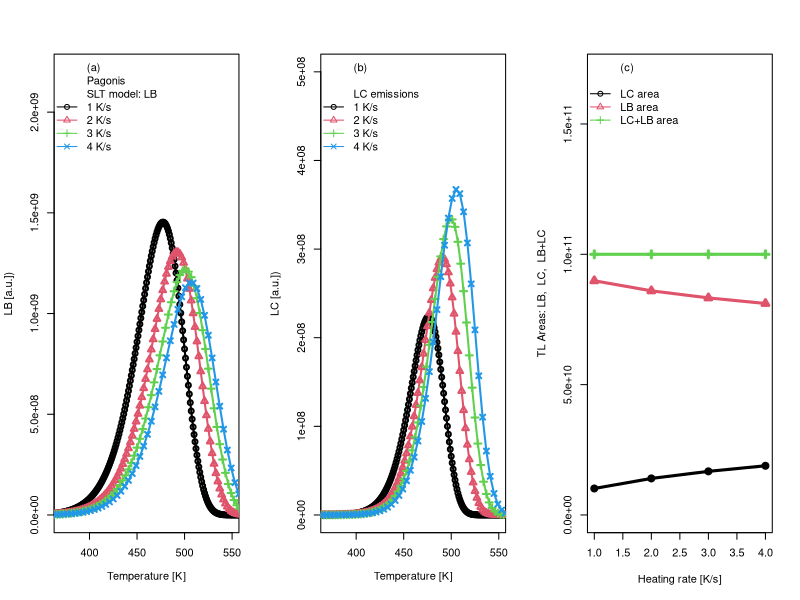

Generate this figure with R:
#Pagonis SLT model: the anomalous heating rate effect
rm(list=ls())
library("deSolve")
PagonisHR <- function(t, x, parms) {
  with(as.list(c(parms, x)), {
    dn<- -s1*n*exp(-E1/(kb*(273+hr*t)))+p*
      (An*(N-n)*(m-n)+s1*n*exp(-E1/(kb*(273+hr*t))))/
      ( s2*exp(-E2/(kb*(273+hr*t)))+p+B)
    dm<- -Am*m*(m-n)-B*
      (An*(N-n)*(m-n)+s1*n*exp(-E1/(kb*(273+hr*t))))/(
        s2*exp(-E2/(kb*(273+hr*t)))+p+B)  
    res <- c(dn,dm)
    list(res)  })}
hrVar<-function(hr){
  parms  <- c(p=p,s1=s1,s2=s2,An=An,Am=Am,
              B=B,N=N,E1=E1,E2=E2,kb=kb)
  y <- xstart <- c(n = 1e11, m=1e11)
  out <-  ode(xstart, times, PagonisHR, parms) }
p<-1e9
s1<-1e9
s2<-1e12
An<-1e-8
Am<-1e-6
B<-1e7
N<-1e13
E1<-0.8
E2<-0.5
kb<-8.617e-5
times  <- seq(0, 350,by=1)
Lc<-Lb<-temps<-matrix(NA,nrow=length(times),ncol=4)
areaLb<-areaLc<-vector(length=4)
for (i in 1:4){
  hr<-i
  a<-hrVar(hr)
  Lc[,i]<- Am*a[,"m"]*(a[,"m"]-a[,"n"])/hr
  Lb[,i]<-B*  ((An*(N-a[,"n"])*(a[,"m"]-a[,"n"])+s1*a[,"n"]*
                  exp(-E1/(kb*(273+hr*times))))/( s2*exp(-E2/(kb*
                                                                (273+hr*times)))+p+B))/hr
  temps[,i]<-273+hr*times
  areaLc[i]<-sum(Lc[,i],rm.NA=TRUE)*hr
  areaLb[i]<-sum(Lb[,i],rm.NA=TRUE)*hr
}
par(mfrow=c(1,3))
var<-c(NA,NA,NA,1:4)
matplot(cbind(temps),cbind(Lb),lty="solid",typ="o",pch=1:4,
        xlim=c(370,550),ylim=c(0,22e8),lwd=2, col=1:4 ,
        xlab=expression("Temperature [K]"), ylab="LB [a.u.])")
legend("topleft",bty="n",pch=var,lty="solid",col=var,
       legend=c("(a)",
                "Pagonis","SLT model: LB","1 K/s","2 K/s","3 K/s","4 K/s"))
matplot(cbind(temps),cbind(Lc),lty="solid",typ="o",pch=1:4,
        xlim=c(370,550),ylim=c(0,5e8),lwd=2,col=1:4,
        xlab=expression("Temperature [K]"), ylab="LC [a.u.])")
legend("topleft",bty="n",pch=var,lty="solid",col=var,
       legend=c("(b)"," ","LC emissions","1 K/s","2 K/s","3 K/s",
                "4 K/s"))
matplot(1:4,cbind(areaLc,areaLb,areaLb+areaLc),lty="solid",
        typ="o",lwd=3, pch=1:3,col=1:3,ylim=c(0,1.7e11),  
        xlab="Heating rate [K/s]",ylab="TL Areas: LB,  LC,  LB+LC")
legend("topleft",bty="n",pch=c(NA,NA,1:3),lty="solid",
       col=c(NA,NA,
             1:3),legend= c("(c)"," ","LC area","LB area","LC+LB area"))
